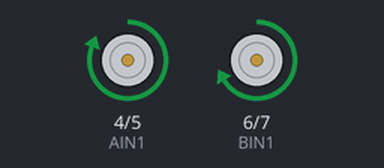
Bench run of a sketch on a simulated Arduino Uno, built with avr-gcc and run on an emulated ATmega328P. Shown: motor-driver pin pairs drawn as motors (green arrow = first pin HIGH = forward, orange = second pin HIGH = backward, longer = more drive). What the sketch prints to the serial monitor is not drawn.

Above: at 1.0 s.
At 3.0 s:
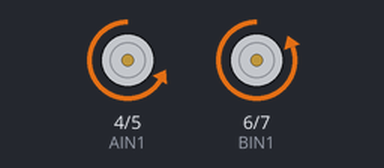
At 4.7 s:
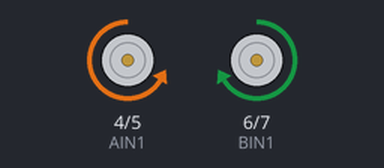
At 8.0 s:
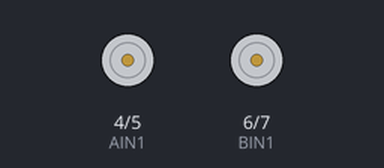
Timing chart, 0 to 11.7 s (numbered marks = the images above):
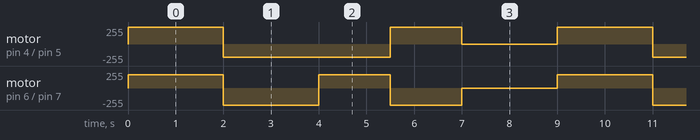

The sketch:

drv8833.ino
```cpp
 // ==========================
// DRV8833 双路电机驱动示例
// ==========================

// 电机 A 引脚
#define AIN1 4
#define AIN2 5

// 电机 B 引脚
#define BIN1 6
#define BIN2 7

// PWM 频率使用 Arduino 默认 PWM 输出
// 可用 analogWrite(pin, value) 控制占空比 (0-255)

// 初始化
void setup() {
  pinMode(AIN1, OUTPUT);
  pinMode(AIN2, OUTPUT);
  pinMode(BIN1, OUTPUT);
  pinMode(BIN2, OUTPUT);

  Serial.begin(9600);
  Serial.println("DRV8833 测试开始...");
}

// 控制函数
void motorA(int speed) {
  if (speed > 0) {
    analogWrite(AIN1, speed);
    digitalWrite(AIN2, LOW);
  } else if (speed < 0) {
    analogWrite(AIN2, -speed);
    digitalWrite(AIN1, LOW);
  } else {
    digitalWrite(AIN1, LOW);
    digitalWrite(AIN2, LOW);
  }
}

void motorB(int speed) {
  if (speed > 0) {
    analogWrite(BIN1, speed);
    digitalWrite(BIN2, LOW);
  } else if (speed < 0) {
    analogWrite(BIN2, -speed);
    digitalWrite(BIN1, LOW);
  } else {
    digitalWrite(BIN1, LOW);
    digitalWrite(BIN2, LOW);
  }
}

void loop() {
  Serial.println("前进");
  motorA(200);
  motorB(200);
  delay(2000);

  Serial.println("后退");
  motorA(-200);
  motorB(-200);
  delay(2000);

  Serial.println("左转");
  motorA(-200);
  motorB(200);
  delay(1500);

  Serial.println("右转");
  motorA(200);
  motorB(-200);
  delay(1500);

  Serial.println("停止");
  motorA(0);
  motorB(0);
  delay(2000);
}
```

Measured:
- by itself, motor on pin 4 (AIN1) / pin 5 (AIN2): repeats every 9.0 s: backward 200/255 3.5 s, forward 255/255 1.5 s, stopped 2.0 s, forward 255/255 2.0 s
- by itself, motor on pin 6 (BIN1) / pin 7 (BIN2): repeats every 9.0 s: backward 255/255 2.0 s, forward 200/255 1.5 s, backward 255/255 1.5 s, stopped 2.0 s, forward 200/255 2.0 s
